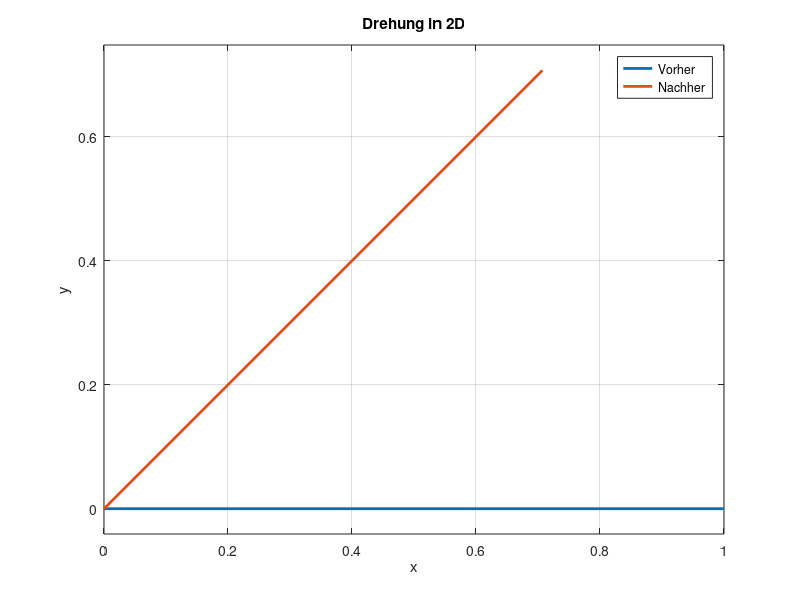

MATLAB code for this plot:
clear 
clc
close all

winkel_grad = 45;
theta = deg2rad(winkel_grad)

R = [cos(theta) -sin(theta); %Rotationsmatrix
    sin(theta) cos(theta)];

p = [1;
    0];
p_new = R * p;

plot([0 p(1)],[0 p(2)], 'LineWidth',2)

hold on
plot([0 p_new(1)],[0 p_new(2)],'LineWidth',2)
hold off

grid on
axis equal
xlabel('x')
ylabel('y')
title('Drehung in 2D')
legend('Vorher','Nachher')
